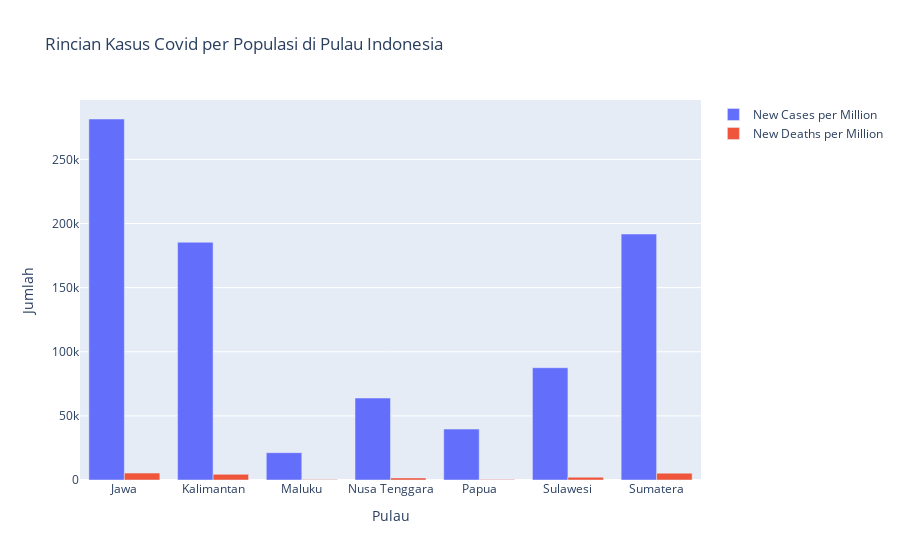

The notebook cell saved with this chart:
### Code cell
values = analisis_2.iloc[:, 8:10]

fig = make_subplots(rows=1, cols=1)

for col in values.columns:
    fig.add_trace(go.Bar(x=analisis_2['Island'], y=values[col], name=col,
                            hovertemplate=f'Category: {col}<br>' +
                                        'Value: %{y:.2f}<extra></extra>'))

fig.update_xaxes(title='Pulau')
fig.update_yaxes(title='Jumlah')
fig.update_layout(title='Rincian Kasus Covid per Populasi di Pulau Indonesia', barmode='group')

fig.write_html("g_5.html")
fig.show()

### Figure 1 — Plotly figure (JSON) as saved in the notebook; plotly's stock layout.template omitted (floating-point values rounded to 4 significant figures)
{"data": [{"hovertemplate": "Category: New Cases per Million<br>Value: %{y:.2f}<extra></extra>", "name": "New Cases per Million", "type": "bar", "x": ["Jawa", "Kalimantan", "Maluku", "Nusa Tenggara", "Papua", "Sulawesi", "Sumatera"], "y": [281500.0, 185400.0, 21300.0, 63890.0, 39700.0, 87540.0, 191800.0]}, {"hovertemplate": "Category: New Deaths per Million<br>Value: %{y:.2f}<extra></extra>", "name": "New Deaths per Million", "type": "bar", "x": ["Jawa", "Kalimantan", "Maluku", "Nusa Tenggara", "Papua", "Sulawesi", "Sumatera"], "y": [5391.0, 4397.0, 413.9, 1575.0, 470.2, 2191.0, 5342.0]}], "layout": {"barmode": "group", "title": {"text": "Rincian Kasus Covid per Populasi di Pulau Indonesia"}, "xaxis": {"anchor": "y", "domain": [0, 1], "title": {"text": "Pulau"}}, "yaxis": {"anchor": "x", "domain": [0, 1], "title": {"text": "Jumlah"}}}}
